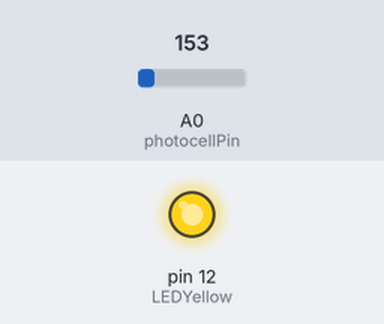
This sketch was run on a simulated Arduino Uno, built with avr-gcc and run on an emulated ATmega328P. Shown: output pins drawn as LEDs (lit = HIGH). The test bench sets the inputs (shaded band); at power-on: A0 (photocellPin) = 153. Random numbers use the default seed unless the sketch sets one; what the sketch prints to the serial monitor is not drawn.

Above: at 0.1 s.
Timing chart, 0 to 1.6 s (numbered marks = the images above):
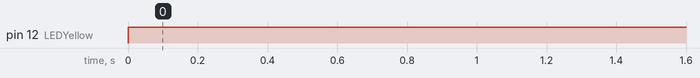

Measured:
- by itself, pin 12 (LEDYellow): LOW → HIGH at 0.00 s

The sketch:

MirrorMidterm-M.ino
```cpp
//TMP36 Pin Variables
int photocellPin = 0;  //the analog pin the TMP36's Vout (sense) pin is connected to
                      //the resolution is 10 mV / degree centigrade with a
                        //500 mV offset to allow for negative temperatures

int photocellReading;

int LEDRed = 13;
int LEDYellow = 12;
int LEDGreen = 8;

int LEDbrightness;

int LED;

boolean randomled;

void setup(){

  Serial.begin(9600);  //Start the serial connection with the computer
                       //to view the result open the serial monitor
}


void loop(){

photocellReading = analogRead(photocellPin);

 //Serial.print("Analog reading =");
 //Serial.println(photocellReading);

     photocellReading = 1024 - photocellReading;

if(randomled==true){

if(LED==1){
LEDbrightness = map(photocellReading, 0, 1024, 0, 255);
  analogWrite(LEDGreen, LEDbrightness);
  delay(100);
}


if(LED==2){
  LEDbrightness = map(photocellReading, 0, 1024, 0, 255);
 analogWrite(LEDYellow, LEDbrightness);
delay(100);
}


if(LED==3){
 LEDbrightness = map(photocellReading, 0, 1023, 0, 255);
 analogWrite(LEDRed, LEDbrightness);
delay(100);
}
}


if (photocellReading >=500){
if (randomled == false){
  LED = int(random(1,4));
  //Serial.print("led: ");
  Serial.write(LED);
  randomled=true;
}
}
else{randomled=false;
LED = 0; //reset
}
}
```
